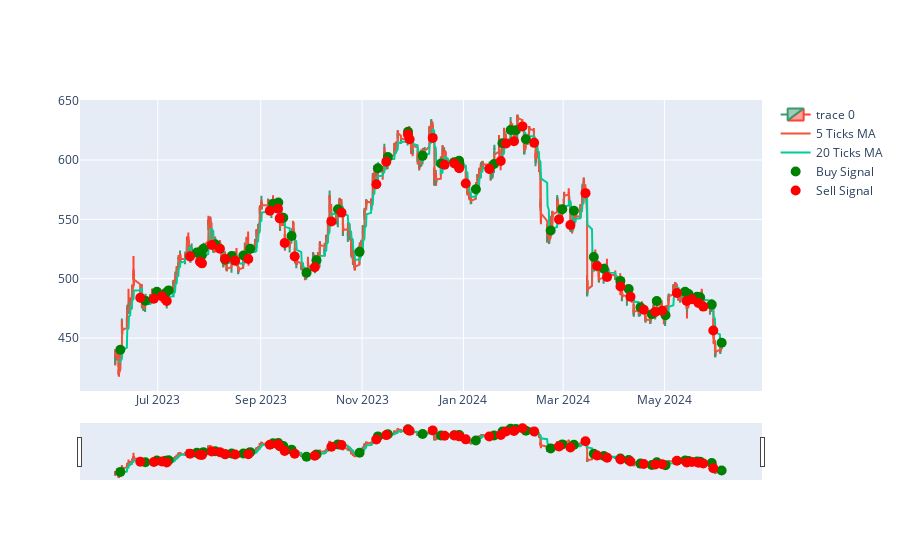

The code cell stored with this chart in its notebook:
### Code cell
# calculate profit and loss

tsm_data['buy_price'] = np.where(tsm_data['signal'] == 1, tsm_data['Close'], np.nan)
tsm_data['sell_price'] = np.where(tsm_data['signal'] == -1, tsm_data['Close'], np.nan)

tsm_data['buy_price'] = tsm_data['buy_price'].ffill()
tsm_data['sell_price'] = tsm_data['sell_price'].ffill()

tsm_data['PnL'] = tsm_data['sell_price'] - tsm_data['buy_price']

print(tsm_data['PnL'].sum())

# plot the profit and loss

fig = go.Figure(data=[go.Candlestick(x=tsm_data.index,
                open=tsm_data['Open'],
                high=tsm_data['High'],
                low=tsm_data['Low'],
                close=tsm_data['Close'])])

fig.add_trace(go.Scatter(x=tsm_data.index, y=tsm_data['Close'].rolling(window=5).mean(), name='5 Ticks MA'))
fig.add_trace(go.Scatter(x=tsm_data.index, y=tsm_data['Close'].rolling(window=20).mean(), name='20 Ticks MA'))

buy_signals = tsm_data[tsm_data['signal'] == 1]
sell_signals = tsm_data[tsm_data['signal'] == -1]

fig.add_trace(go.Scatter(x=buy_signals.index, y=buy_signals['Close'], mode='markers', marker=dict(color='green', size=10), name='Buy Signal'))
fig.add_trace(go.Scatter(x=sell_signals.index, y=sell_signals['Close'], mode='markers', marker=dict(color='red', size=10), name='Sell Signal'))

fig.show()
